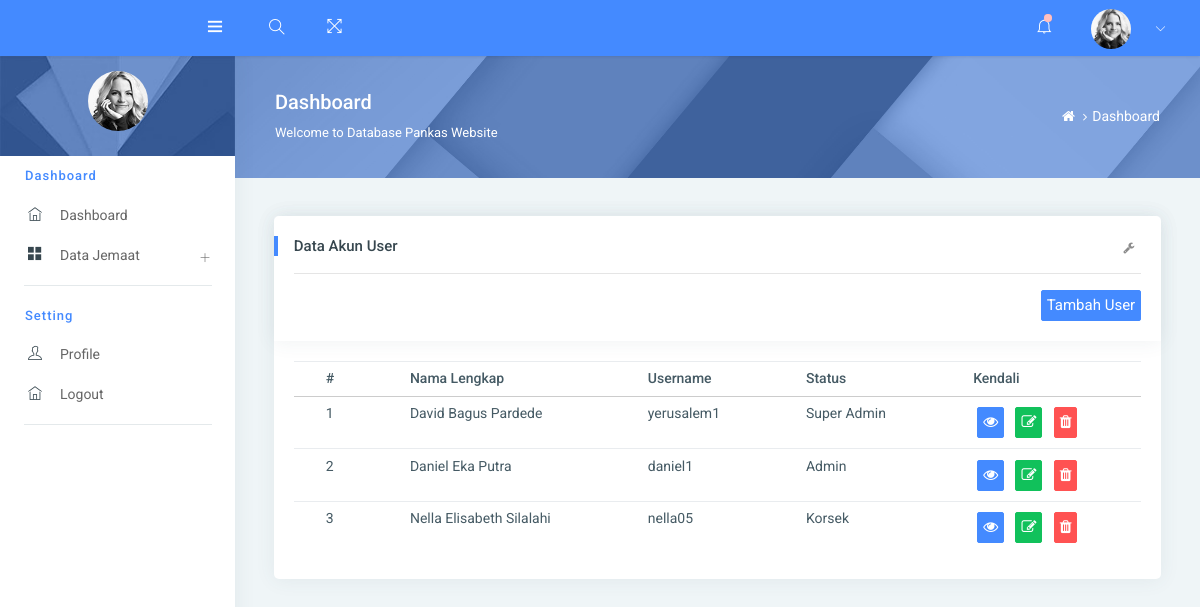
The app's page /index.php/user with its own data.
### tables this page shows
CREATE TABLE `user` (
  `id_user` int(11) NOT NULL,
  `username` varchar(100) NOT NULL,
  `password` varchar(50) NOT NULL,
  `nama_depan` varchar(50) NOT NULL,
  `nama_tengah` varchar(50) NOT NULL,
  `nama_belakang` varchar(50) NOT NULL,
  `role` int(2) NOT NULL DEFAULT 3,
  `jenis_kelamin` int(2) NOT NULL
);

### application/controllers/User.php (called while the page is built, shortened)
<?php
class User extends CI_Controller
{
    public function __construct()
    {
        $this->load->model('ModelAuth', 'auth');
    }
    public function index()
    {
        $data['user'] = $this->db->query("SELECT * FROM user")->result();
        $this->load->view('user/index', $data);
    }
}
?>

### index.php (called while the page is built, shortened)
<?php
require_once BASEPATH.'core/CodeIgniter.php';

### application/views/user/list-user.php (the view, shortened to what this page needs)
<div class="card">
    <div class="card-header">
        <h5>Data Akun User</h5>
        <br>
        <hr>
        <div class="d-flex justify-content-end">
            <a href="<?= base_url('user/tambahUser/')?>" style="text-decoration:none;" class="btn btn-primary btn text-right">Tambah User</a>
        </div>
        <div class="card-header-right">
            <ul class="list-unstyled card-option">
                <li><i class="fa fa fa-wrench open-card-option"></i></li>
            </ul>
        </div>
    </div>
    <div class="card-block table-border-style">
        <div class="table-responsive">
            <table class="table table-hover table-xs">
                <thead>
                    <tr>
                        <th>#</th>
                        <th>Nama Lengkap</th>
                        <th>Username</th>
                        <th>Status</th>
                        <th>Kendali</th>
                    </tr>
                </thead>
                <tbody>
                    <?php
                    $no = 1;
                    foreach ($user as $u): ?>
                    <tr>
                        <td><?= $no++;?></td>
                        <td><?= $u->nama_depan; ?> <?= $u->nama_tengah; ?> <?= $u->nama_belakang; ?></td>
                        <td><?= $u->username; ?></td>
                        <td>
                            <?php
                                if($u->role == "1")
                                {
                                    echo "Super Admin";
                                }
                                else if($u->role == "2")
                                {
                                    echo "Admin";
                                }
                                else if($u->role == "3")
                                {
                                    echo "Korsek";
                                }
                            ?>
                        </td>
                        <td>
                            <a href="<?php echo base_url('user/detail_data/'.$u->id_user)?>" ><button class="btn btn-primary waves-effect waves-light m-1"> <i class="fa fa-eye"></i></button> </a>
                            <a href="<?php echo base_url('user/edit_data/'.$u->id_user)?>" ><button class="btn btn-success waves-effect waves-light m-1"> <i class="fa fa-edit"></i></button> </a>
                            <a href="<?php echo base_url('user/hapus_data/'.$u->id_user)?>"><button class="btn btn-danger waves-effect waves-light m-1"> <i class="fa fa-trash"></i></button></a>
                        </td>
                    </tr>
                    <?php endforeach ?>
                </tbody>
            </table>
        </div>
    </div>
</div>

### records on screen
user: nama_depan "David", nama_tengah "Bagus", nama_belakang "Pardede", username "yerusalem1", role "Super Admin"
user: nama_depan "Daniel", nama_tengah "Eka", nama_belakang "Putra", username "daniel1", role "Admin"
user: nama_depan "Nella", nama_tengah "Elisabeth", nama_belakang "Silalahi", username "nella05", role "Korsek"
